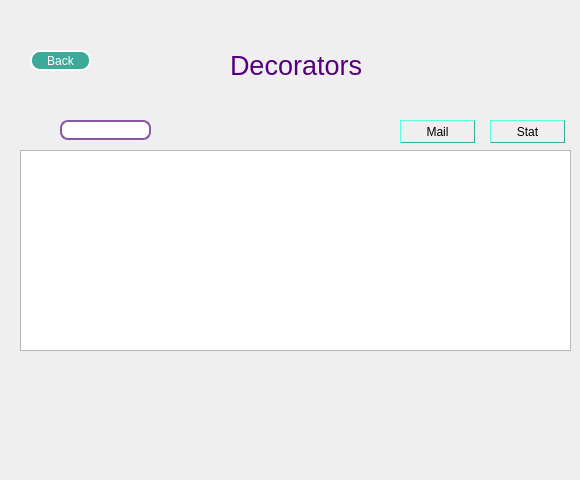
    <widget class="QWidget" name="Decorators">
     <widget class="QWidget" name="widget" native="true">
      <property name="geometry">
       <rect>
        <x>20</x>
        <y>40</y>
        <width>551</width>
        <height>431</height>
       </rect>
      </property>
      <widget class="QLabel" name="DecoratorsTitle">
       <property name="geometry">
        <rect>
         <x>210</x>
         <y>10</y>
         <width>141</width>
         <height>31</height>
        </rect>
       </property>
       <property name="styleSheet">
        <string notr="true">color: rgb(85, 0, 127);
font : 20pt;
</string>
       </property>
       <property name="text">
        <string>Decorators</string>
       </property>
      </widget>
      <widget class="QPushButton" name="BackButton">
       <property name="geometry">
        <rect>
         <x>10</x>
         <y>10</y>
         <width>61</width>
         <height>21</height>
        </rect>
       </property>
       <property name="styleSheet">
        <string notr="true">border-radius: 10px;
border-width : 2px;
border-style : outset;
background-color:rgb(60,170,153);
color : white</string>
       </property>
       <property name="text">
        <string>Back</string>
       </property>
      </widget>
      <widget class="QLabel" name="heart">
       <property name="geometry">
        <rect>
         <x>370</x>
         <y>30</y>
         <width>47</width>
         <height>14</height>
        </rect>
       </property>
       <property name="text">
        <string/>
       </property>
      </widget>
      <widget class="QLineEdit" name="search_2">
       <property name="geometry">
        <rect>
         <x>40</x>
         <y>80</y>
         <width>91</width>
         <height>20</height>
        </rect>
       </property>
       <property name="styleSheet">
        <string notr="true">QLineEdit{
	border: 2px solid rgb(138,87,163);
	border-radius: 8px;
	background-color: rgb(255,255,255);
}

QLineEdit:hover{
	border: 2px solid rgb(138,87,163);
}

QLineEdit:focused{
	border: 2px solid rgb(138,87,163);
	color: #A0A0A0;
}</string>
       </property>
      </widget>
      <widget class="QPushButton" name="AddDecButton">
       <property name="geometry">
        <rect>
         <x>500</x>
         <y>10</y>
         <width>41</width>
         <height>31</height>
        </rect>
       </property>
       <property name="styleSheet">
        <string notr="true">background-color : transparent;
border-image: url(://Img/addicon.png);
background: none;
border: none;
background-repeat : none;

</string>
       </property>
       <property name="text">
        <string/>
       </property>
      </widget>
      <widget class="QTableView" name="tableView_2">
       <property name="geometry">
        <rect>
         <x>0</x>
         <y>110</y>
         <width>551</width>
         <height>201</height>
        </rect>
       </property>
      </widget>
      <widget class="QPushButton" name="AddDecButton_2">
       <property name="geometry">
        <rect>
         <x>10</x>
         <y>80</y>
         <width>21</width>
         <height>20</height>
        </rect>
       </property>
       <property name="styleSheet">
        <string notr="true">background-color : transparent;
border-image: url(://Img/searchicon.png);
background: none;
border: none;
background-repeat : none;

</string>
       </property>
       <property name="text">
        <string/>
       </property>
      </widget>
      <widget class="QPushButton" name="DeleteDecButton">
       <property name="geometry">
        <rect>
         <x>180</x>
         <y>320</y>
         <width>75</width>
         <height>23</height>
        </rect>
       </property>
       <property name="styleSheet">
        <string notr="true">background-color : transparent;
border-image: url(://Img/delete.png);
background: none;
border: none;
background-repeat : none;

</string>
       </property>
       <property name="text">
        <string/>
       </property>
      </widget>
      <widget class="QPushButton" name="UpdateDecButton">
       <property name="geometry">
        <rect>
         <x>300</x>
         <y>320</y>
         <width>75</width>
         <height>23</height>
        </rect>
       </property>
       <property name="styleSheet">
        <string notr="true">background-color : transparent;
border-image: url(://Img/update.png);
background: none;
border: none;
background-repeat : none;

</string>
       </property>
       <property name="text">
        <string/>
       </property>
      </widget>
      <widget class="QPushButton" name="StatDecoratorButton">
       <property name="geometry">
        <rect>
         <x>470</x>
         <y>80</y>
         <width>75</width>
         <height>23</height>
        </rect>
       </property>
       <property name="styleSheet">
        <string notr="true">border-width : 1px;
border-style : outset;
border-color:rgb(60,170,153);</string>
       </property>
       <property name="text">
        <string>Stat</string>
       </property>
      </widget>
      <widget class="QPushButton" name="MailDecoratorButton">
       <property name="geometry">
        <rect>
         <x>380</x>
         <y>80</y>
         <width>75</width>
         <height>23</height>
        </rect>
       </property>
       <property name="styleSheet">
        <string notr="true">border-width : 1px;
border-style : outset;
border-color:rgb(60,170,153);</string>
       </property>
       <property name="text">
        <string>Mail</string>
       </property>
      </widget>
     </widget>
    </widget>
